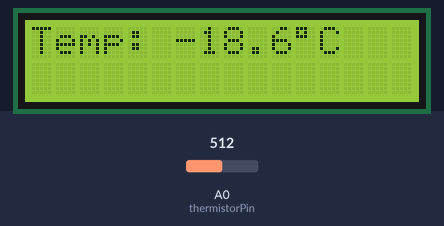
A sketch run on a simulated Arduino Uno, built with avr-gcc and run on an emulated ATmega328P. On the bench: 16×2 character LCD. The test bench sets the inputs (shaded band); at power-on: A0 (thermistorPin) = 512.

Above: at 1.3 s.
1.4 s: A0 (thermistorPin) set to 602
At 1.7 s:
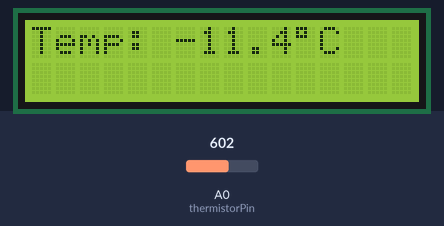
2.9 s: A0 (thermistorPin) set to 627
At 4.0 s:
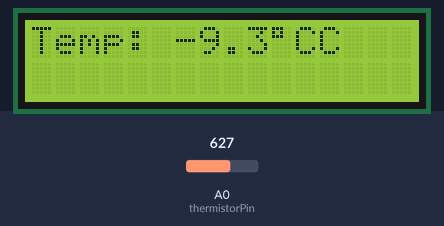
4.4 s: A0 (thermistorPin) set to 716
At 5.1 s:
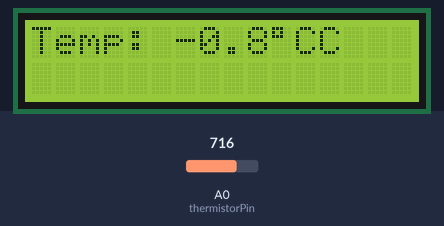
Timing chart, 0 to 7.4 s (numbered marks = the images above; inputs shaded):
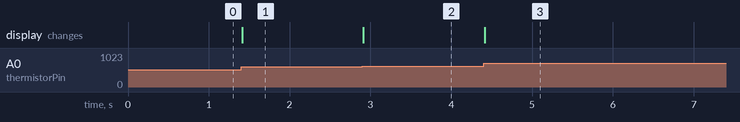

Measured:
- the behaviour switches between 619 and 620 on A0 (thermistorPin) (found by bisection; images 1 and 2)
- after the input at 1.4 s, the display: changes at once (image 1)
- after the input at 2.9 s, the display: changes at once (image 2)
- after the input at 4.4 s, the display: changes at once (image 3)

The sketch:

Thermometer.ino
```cpp
#include <Arduino.h>
#include <LiquidCrystal_I2C.h>
#include <math.h>

int main()
{
  init();
  Serial.begin(9600);

  LiquidCrystal_I2C lcd(0x27, 16, 2);
  lcd.init();
  lcd.backlight();

  lcd.setCursor(0, 0);
  lcd.print("Temp: ");

  const int thermistorPin = A0;
  const float VCC = 5.0; // 5V
  const float R_FIXED = 220.0; // using 220ohm resistor
  const float R0 = 33.0;
  const float BETA = 3300.0;
  const float T0 = 298.15; // 25°C in Kalvin

  float lastTempC = -1;
  while (true) {
      int16_t reading = analogRead(thermistorPin); // thermistor reading
      float measuredVoltage = reading / 1023.0 * VCC; // convert to volts

      // converts thermistor reading to the actual voltage
      // example: reading = 884, VCC = 5V -> measuredVoltage ≈ 4.32 V.
      float thermistorResistance = R_FIXED * (VCC / measuredVoltage - 1.0);

      // calculating temp in celcius
      float tempC = 1.0 / (1.0 / T0 + log(thermistorResistance / R0) / BETA) - 273.15;

      if (abs(lastTempC - tempC) > 1) {
        lcd.setCursor(6, 0); // move cursor after "Temp: "
        lcd.print("      "); // clear previous value

        lcd.setCursor(6, 0);
        lcd.print(tempC, 1); // 1 decimal place
        lcd.write(223);
        lcd.print("C");

        lastTempC = tempC;
        delay(500);
      }
  }

  return 0;
}
```
